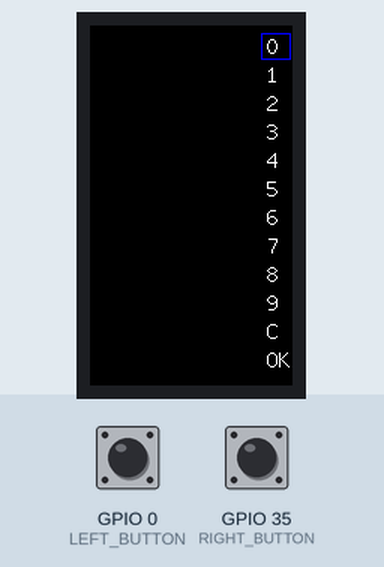
Recording of a sketch running on a simulated ESP32. On the bench: 135×240 colour display. The test bench sets the inputs (shaded band); at power-on: GPIO 35 (RIGHT_BUTTON) HIGH, GPIO 0 (LEFT_BUTTON) HIGH.

Above: at 1.3 s.
1.4 s: GPIO 35 (RIGHT_BUTTON) pulled LOW for 0.15 s
At 2.6 s:
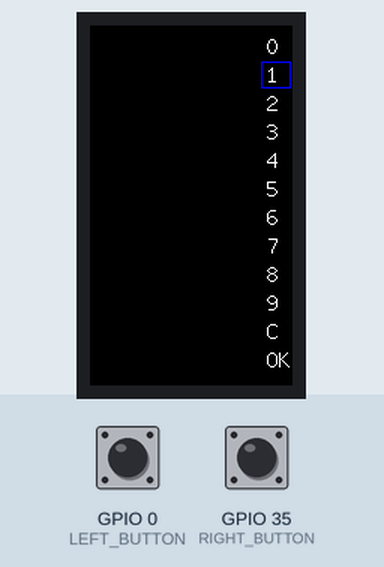
3.0 s: GPIO 0 (LEFT_BUTTON) pulled LOW for 0.15 s
At 3.8 s:
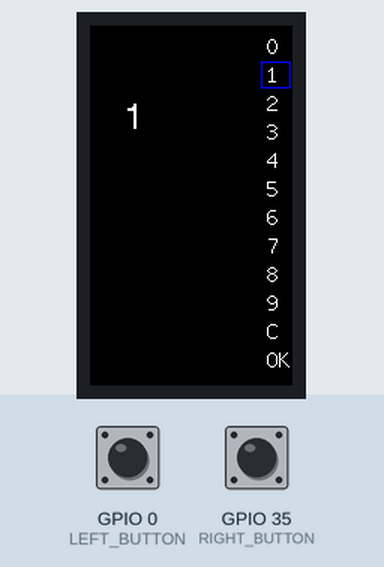
4.6 s: GPIO 0 (LEFT_BUTTON) pulled LOW for 1 s
At 5.1 s:
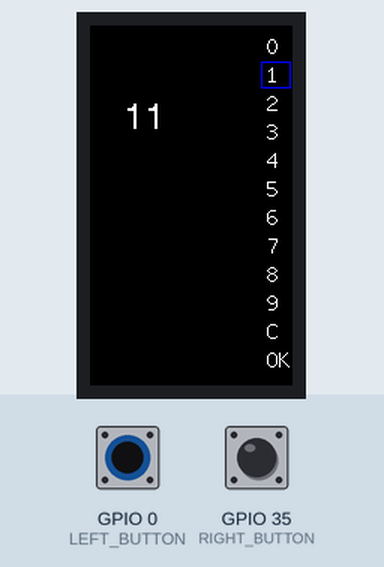
7.1 s: GPIO 35 (RIGHT_BUTTON) pulled LOW for 1 s
At 8.2 s:
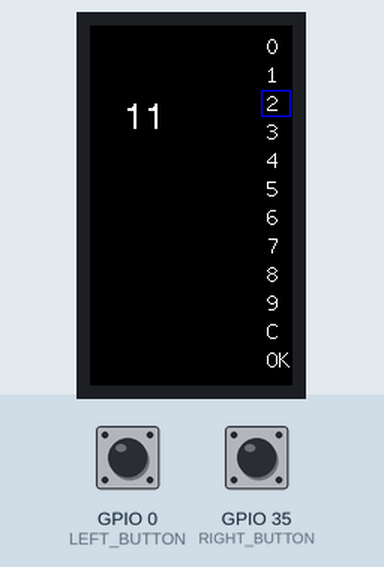
Timing chart, 0 to 10.1 s (numbered marks = the images above; inputs shaded):
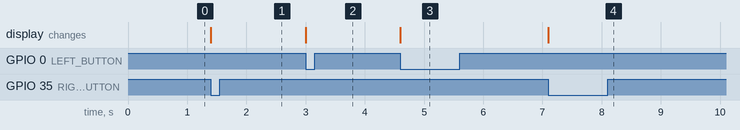

The sketch:

TTGOCalculator.ino
```cpp
/*
Using a TTTGO T-Display
Followed this YouTube video
https://youtu.be/spkWTnRe6KU
*/
#include <TFT_eSPI.h>
TFT_eSPI tft = TFT_eSPI();

String numbers[3] = {"","",""};  // First, Second, Result
String functions[2] = {"C", "OK"};

int fase = 0;

int startX = 118;
int startY = 6;

int chosen = 0;

int debounce = 0;
int debounce2 = 0;

void setup() {
  pinMode(0, INPUT_PULLUP); // LEFT BUTTON
  pinMode(35, INPUT_PULLUP); // RIGHT BUTTON

  tft.init();
  tft.fillScreen(TFT_BLACK);

  // Add numbers to screen
  for(int i=0; i<10; i++){
    tft.drawString(String(i), startX, startY, 2);
    startY += 19;
  }

  // Add funtione to screen
  for(int i=0; i<2; i++){
    tft.drawString(functions[i], startX, startY, 2);
    startY += 19;
  }

  startY = 6;
  tft.drawRect(startX-4, startY-1+(19*chosen),20,18, TFT_BLUE);

}

void loop() {

  if(digitalRead(35)==0){
    if(debounce==0){
      debounce = 1;
      tft.drawRect(startX-4, startY-1+(19*chosen),20,18, TFT_BLACK);
      chosen += 1;
      if(chosen>11){
        chosen = 0;
      } // END chosen>11 IF
      tft.drawRect(startX-4, startY-1+(19*chosen),20,18, TFT_BLUE);
      delay(400);
    } // END DEBOUNCE IF
  }else debounce = 0; // END digitalRead(35) IF

  if(digitalRead(0)==0){
    if(debounce2==0){
      debounce2 = 1;

      if(chosen<10)
      numbers[fase] = numbers[fase] + String(chosen);

      if(chosen == 10){
        numbers[fase]="";
        tft.drawString("      ", 22, 50+(46*fase), 4);
      } // END CHOSEN IF

      if(chosen == 11){
        fase+=1;
        tft.drawLine(4, 130, 100, 130, TFT_BLUE);
        tft.drawString("+", 0, 98, 6);
      } // END CHOSEN IF

      if(fase == 2){
        int result = numbers[0].toInt() + numbers[1].toInt();
        numbers[fase] = String(result);
        //tft.drawLine(4, 138, 100, 138, TFT_WHITE);
        //tft.drawString("+", 0, 98, 4);
      } // END FASE IF

      tft.drawString(numbers[fase], 22, 50+(46*fase), 4);
      delay(400);
    } // END DEBOUNCE2
  }else debounce2 = 0; // END digitalRead(35) IF

} // END LOOP()
```

Measured:
- after the input at 1.4 s, the display: changes at once (image 1)
- after the input at 3.0 s, the display: changes at once (image 2)
- after the input at 4.6 s, the display: changes at once (image 3)
- after the input at 7.1 s, the display: changes at once (image 4)
